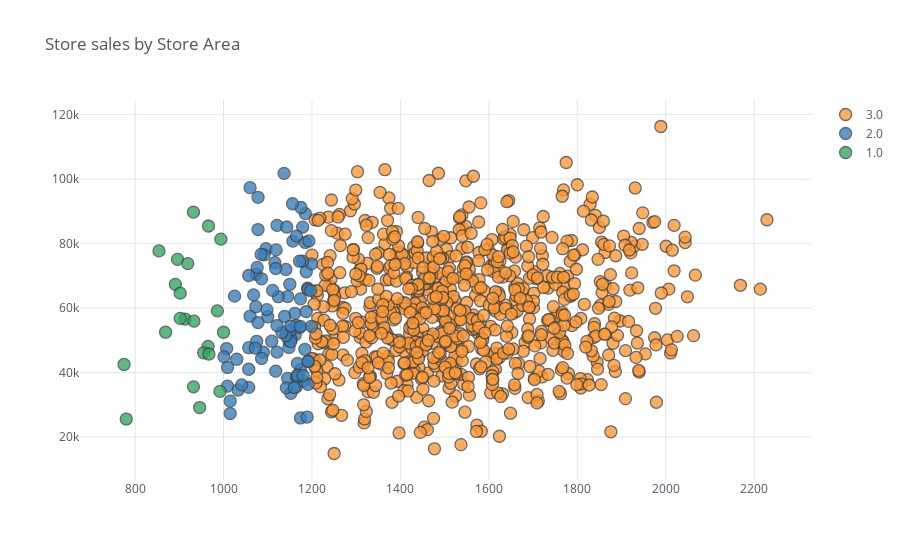

Notebook cell for this chart:
### Code cell
Store.astype('float64').iplot(kind="scatter", theme="white",x="Store_Area",y="Store_Sales",
            categories="Size", title='Store sales by Store Area', )
plt.show()

### Figure 1 — Plotly figure (JSON) as saved in the notebook; plotly's stock layout.template omitted (floating-point values rounded to 4 significant figures; data arrays with more than 128 entries replaced by an {"elided": "..."} marker saying what was removed)
{"data": [{"marker": {"color": "rgba(255, 153, 51, 1.0)", "line": {"width": 1.3}, "opacity": 0.8, "size": 12, "symbol": "circle"}, "mode": "markers", "name": "3.0", "textfont": {"color": "#4D5663"}, "type": "scatter", "x": {"elided": "776 int values"}, "y": {"elided": "776 int values"}}, {"marker": {"color": "rgba(55, 128, 191, 1.0)", "line": {"width": 1.3}, "opacity": 0.8, "size": 12, "symbol": "circle"}, "mode": "markers", "name": "2.0", "textfont": {"color": "#4D5663"}, "type": "scatter", "x": [1090, 1030, 1187, 1174, 1009, 1074, 1152, 1096, 1162, 1157, 1164, 1076, 1179, 1007, 1174, 1148, 1184, 1185, 1025, 1145, 1174, 1199, 1153, 1189, 1057, 1180, 1142, 1075, 1092, 1190, 1060, 1145, 1015, 1124, 1111, 1078, 1121, 1153, 1161, 1175, 1138, 1179, 1086, 1165, 1172, 1060, 1187, 1167, 1109, 1191, 1191, 1148, 1001, 1057, 1192, 1185, 1141, 1165, 1137, 1152, 1199, 1143, 1141, 1167, 1009, 1078, 1015, 1057, 1100, 1165, 1193, 1132, 1086, 1068, 1121, 1160, 1078, 1191, 1118, 1167, 1033, 1098, 1121, 1085, 1197, 1150, 1119, 1116, 1041, 1073, 1057, 1072, 1172, 1152, 1180, 1118, 1156, 1174], "y": [46310, 44150, 71280, 62870, 35800, 70450, 33580, 78420, 51700, 80780, 35510, 72630, 85130, 47460, 40930, 49760, 47230, 89310, 63720, 38210, 25950, 73710, 50440, 26220, 47730, 37330, 35280, 49720, 76530, 66170, 57500, 63590, 27310, 63540, 65500, 55530, 85670, 53270, 58380, 91200, 57450, 74570, 69090, 38620, 74550, 97360, 58940, 38600, 49750, 36350, 65820, 47800, 44890, 35420, 43470, 80370, 72000, 54610, 101780, 49590, 54370, 85160, 51480, 42860, 41600, 84360, 31180, 70110, 57330, 82350, 80830, 52450, 44400, 64120, 54590, 35360, 94370, 43520, 40450, 39190, 34610, 59530, 46380, 76670, 65410, 67390, 78060, 74080, 36190, 60440, 41050, 47590, 53940, 54380, 39140, 72270, 92370, 54340]}, {"marker": {"color": "rgba(50, 171, 96, 1.0)", "line": {"width": 1.3}, "opacity": 0.8, "size": 12, "symbol": "circle"}, "mode": "markers", "name": "1.0", "textfont": {"color": "#4D5663"}, "type": "scatter", "x": [965, 891, 775, 955, 992, 913, 1000, 902, 966, 896, 933, 902, 869, 932, 946, 932, 967, 854, 994, 986, 919, 780], "y": [48140, 67370, 42530, 46140, 34180, 56610, 52520, 64640, 85470, 75110, 55990, 56820, 52540, 89760, 29170, 35590, 45780, 77740, 81390, 59160, 73810, 25600]}], "layout": {"legend": {"bgcolor": "#FFFFFF", "font": {"color": "#4D5663"}}, "paper_bgcolor": "#FFFFFF", "plot_bgcolor": "#FFFFFF", "title": {"font": {"color": "#4D5663"}, "text": "Store sales by Store Area"}, "xaxis": {"gridcolor": "#E1E5ED", "showgrid": true, "tickfont": {"color": "#4D5663"}, "title": {"font": {"color": "#4D5663"}, "text": ""}, "zerolinecolor": "#E1E5ED"}, "yaxis": {"gridcolor": "#E1E5ED", "showgrid": true, "tickfont": {"color": "#4D5663"}, "title": {"font": {"color": "#4D5663"}, "text": ""}, "zerolinecolor": "#E1E5ED"}}}
